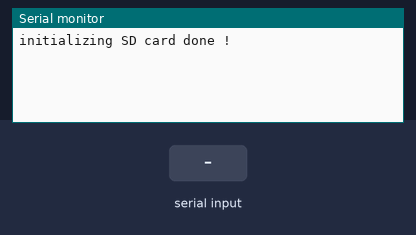
A sketch run on a simulated Arduino Uno, built with avr-gcc and run on an emulated ATmega328P. Shown: the last lines printed to the serial monitor. Inputs (shaded band) come from the test bench. Storage starts empty.

Above: at 0.8 s.
0.9 s: "OK\n" received over the second serial link
At 1.6 s:
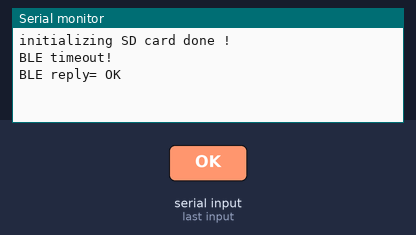
2.4 s: "1\n" received over the second serial link
At 2.9 s:
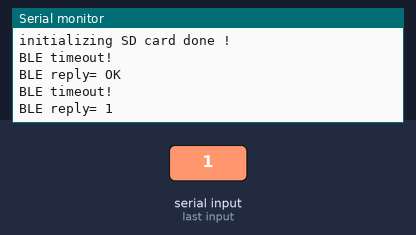

Measured:
- after the input at 0.9 s, the serial monitor: prints a new line at once (image 1)
- after the input at 2.4 s, the serial monitor: prints a new line at once (image 2)

The sketch:

Airsoundfinal.ino
```cpp
#include <SPI.h>
#include <SD.h>
#include <SoftwareSerial.h>
#include <avr/pgmspace.h>

File myFile;
const int SDpin = 10;
String data;
char ble_data[70];

//*****DUST SENSOR VARIABLES******///
int measurePin = 5;
int ledPower = 6;
int samplingTime = 280;
int deltaTime = 40;
int sleepTime = 9680;
float voMeasured = 0;
float calcVoltage = 0;
float dustDensity = 0;
//*****DUST SENSORS VARIABLES*****//

//*****AIR SENSORS VARIABLES*****//
int no2_pin = 0;
int o3_pin = 1;
float no2_concentration = 0;
float o3_concentration = 0;
float o3_cal_voltage = 0;
//******************************//

//**SOUND SENSORS VARIABLES**/////
int soundPin = 5;
int soundValue = LOW;
//*********************************///

//****GPS*****//

char frame[100];
char GNSSrunstatus[1];
char Fixstatus[1];
char UTCdatetime[18];
char yearcheck[4];
char latitude[10];
char logitude[11];
char altitude[8];


SoftwareSerial mySerial(2, 3); // RX, TX


//****DONE GPS****//

//****BLE VARIBLES*****////
#define BUFFER_LENGTH 100
SoftwareSerial ble(7,8);        // For Uno, HM10 TX pin to Arduino Uno pin D2, HM10 RX pin to Arduino Uno pin D3

char buffer[BUFFER_LENGTH]; // Buffer to store response
int timeout=800;            // Wait 800ms each time for BLE to response, depending on your application, adjust this value accordingly
const PROGMEM long bauds[] = {9600,57600,115200,38400,2400,4800,19200}; // common baud rates, when using HM-10 module with SoftwareSerial, try not to go over 57600
long baud;

//***********************//
//*****B L E functions ***/////
long BLEAutoBaud() {
  int baudcount=sizeof(bauds)/sizeof(long);
  for(int i=0; i<baudcount; i++) {
      baud = pgm_read_word_near(bauds + i);
      for(int x=0; x<3; x++)  {  // test at least 3 times for each baud
      //Serial.print("Testing baud ");
      //Serial.println();
      ble.begin(baud);
      if (BLEIsReady()) {
        return baud;
      }
      }
  }
  return -1;
}

boolean BLEIsReady() {
  BLECmd(timeout, "AT" ,buffer);    // Send AT and store response to buffer
  if (strcmp(buffer,"OK")==0){
    return true;
  } else {
    return false;
  }
}

boolean BLECmd(long timeout, char* command, char* temp) {
  long endtime;
  boolean found=false;
  endtime=millis()+timeout;     //
  memset(temp,0,100);         // clear buffer
  found=true;
  //Serial.print("Arduino send = ");
  //Serial.println(command);
  ble.print(command);
//
//  // The loop below wait till either a response is received or timeout
//  // The problem with this BLE Shield is the HM-10 module does not response with CR LF at the end of the response,
//  // so a timeout is required to detect end of response and also prevent the loop locking up.
//
  while(!ble.available()){
    if(millis()>endtime) {      // timeout, break
      found=false;
      break;
    }
  }

  if (found) {            // response is available
    int i=0;
    while(ble.available()) {    // loop and read the data
      char a= ble.read();
      // Serial.print((char)a); // Uncomment this to see raw data from BLE
      temp[i]=a;          // save data to buffer
      i++;
      if (i>=BUFFER_LENGTH) break;  // prevent buffer overflow, need to break
      delay(1);           // give it a 2ms delay before reading next character
    }
    Serial.print("BLE reply= ");
    Serial.println(temp);
    return true;
  } else {
    Serial.println("BLE timeout!");
    return false;
  }
}
//**** A L L S E T U P S *****/////

void setup() {
  // Open serial communications and wait for port to open:
  pinMode(soundPin, INPUT);
  pinMode (no2_pin, INPUT);
  pinMode (o3_pin, INPUT);
  Serial.begin(9600);

  while (!Serial) {
    ; // wait for serial port to connect. Needed for native USB port only
  }

  // ******* SD CARD Setup ******///
  if (!SD.begin(SDpin)) {
    Serial.println("initialization failed!");
    return;
  }
  Serial.println("initializing SD card done !");
  // ******* Done SD setup *****///

    //***** G P S Setup ******///
  // set the data rate for the SoftwareSerial port

  //***** Done G P S Setup ******///

  //**** B L E Setup ****//

  long baudrate = BLEAutoBaud();

  if (baudrate>0) {
    Serial.print("Found BLE baud rate ");
    Serial.println(baudrate);
  } else {
    Serial.println("No BLE detected.");
    while(1){};           // No BLE found, just going to stop here
  }

  // The following commands are just to demonstrate the shield is working properly,
  // in actual application, only call those that are needed by your application.
  // Check HM-10 datasheet for the description of the commands.
  //BLECmd(timeout,"AT+NAME?",buffer);
  //BLECmd(timeout,"AT+BAUD?",buffer);
  //BLECmd(timeout,"AT+POWE?",buffer);
  //BLECmd(timeout,"AT+NOTI1",buffer);
  Serial.println("Waiting for remote connection...");
  ble.end();
  //***** Done B L E Setup ******///

}

void loop() {
  File myFile = SD.open("data.csv", FILE_WRITE);
//
//  // Port begin for GPS to capture data here
  //get_GPS(myFile);
//
//  // End when done
  //getDust(myFile);
  //get_NO2(myFile);
  //get_O3(myFile);
  //get_sound(myFile);
  //myFile.close();
  delay(1000);

  // Send data
  sendData();
}

//************************** M a i n F u n c t i o n s **************************//
void sendData() {
  myFile = SD.open("data.csv");
  if (myFile) {
    Serial.println("Opening file");
    // read from the file until there's nothing else in it:
    while (myFile.available()) {
      data = myFile.readStringUntil('\n');
      data.toCharArray(ble_data, 70);
      if (ble_data[0] != ',') {
        Serial.println(ble_data); //Printing for debugging purpose
        ble.write(ble_data);
      } else {
        Serial.println("Data not complete.");
      }
      delay(500);
    }
    myFile.close();
  }
}
int8_t get_GPS(File myFile) {
  mySerial.begin(9600);
  Serial.println("My Serial is opened");

  int8_t counter, answer;
  long previous;

  // First get the NMEA string
  // Clean the input buffer
  while ( mySerial.available() > 0) mySerial.read();
  // request Basic string
  mySerial.println("AT+CGNSINF");

  counter = 0;
  answer = 0;
  memset(frame, '\0', sizeof(frame));    // Initialize the string
  previous = millis();
  // this loop waits for the NMEA string
  do {

    if (mySerial.available() != 0) {
      frame[counter] = mySerial.read();
      counter++;
      // check if the desired answer is in the response of the module
      if (strstr(frame, "OK") != NULL)
      {
        answer = 1;
      }
    }
    // Waits for the asnwer with time out
  }
  while ((answer == 0) && ((millis() - previous) < 2000));

  frame[counter - 3] = '\0';

  // Parses the string
  strtok(frame, ":");
  strcpy(GNSSrunstatus, strtok(NULL, ",")); // Gets GNSS run status
  strcpy(Fixstatus, strtok(NULL, ",")); // Gets Fix status
  strcpy(UTCdatetime, strtok(NULL, ",")); // Gets UTC date & time
  strcpy(latitude, strtok(NULL, ",")); // Gets latitude
  strcpy(logitude, strtok(NULL, ",")); // Gets longitude
  strcpy(altitude, strtok(NULL, ",")); // Gets MSL altitude
  //Print to test string
  Serial.println("GNSS run status: ");
  Serial.println(GNSSrunstatus);
  Serial.print("Fix status: ");
  Serial.println(Fixstatus);
  Serial.print("UTC datetime: ");
  Serial.println(UTCdatetime);
  myFile.print(UTCdatetime);
  myFile.print(", ");
  Serial.print("Latitude: ");
  Serial.println(latitude);
  myFile.print(latitude);
  myFile.print(", ");
  Serial.print("Logitude: ");
  Serial.println(logitude);
  myFile.print(logitude);
  myFile.print(", ");
  Serial.print("Altitude: ");
  Serial.println(altitude);
  return answer;
}
void getDust(File myFile) {
  delayMicroseconds(samplingTime);
  voMeasured = analogRead(measurePin); // rnameead the dust value
  delayMicroseconds(deltaTime);
  delayMicroseconds(sleepTime);

  // 0 - 3.3V mapped to 0 - 1023 integer values
  // recover voltage
  calcVoltage = voMeasured * (5.0 / 1024);

  // linear eqaution taken from http://www.howmuchsnow.com/arduino/airquality/
  // Chris Nafis (c) 2012
  dustDensity = (0.17 * calcVoltage - 0.1) * 1000;
  myFile.print(dustDensity);
  myFile.print(", ");

  Serial.print("Dust Density: ");
  Serial.println(dustDensity);
}
void get_NO2(File myFile) {
  //*****NO2*****//
  no2_concentration = (110/(analogRead(no2_pin)/1024.0) -22) / 22;
  myFile.print(no2_concentration);
  myFile.print(", ");
  Serial.print("NO2 concentration: ");
  Serial.println(no2_concentration);
  //*************//
}
void get_O3(File myFile) {
  //*****O3*****//
  o3_cal_voltage = 100 / (5 * 22 * 1024.0 / analogRead(no2_pin) - 22) / 22;
  o3_concentration = 1.15354664573491* pow(o3_cal_voltage, 3) + 95.0232835796925 * o3_cal_voltage +  3.82316977457257;
  myFile.print(o3_concentration);
  myFile.print(", ");
  Serial.print("O3 concentration: ");
  Serial.println(o3_concentration);
  //*************//
}
void get_sound(File myFile) {
  soundValue = digitalRead(soundPin) ; // read the sound alarm time
  if (soundValue == 1) {
    Serial.println("Safe");
    myFile.println(0);
  } else {
    Serial.println("Polluted");
    myFile.println(1);
  }
}
```
